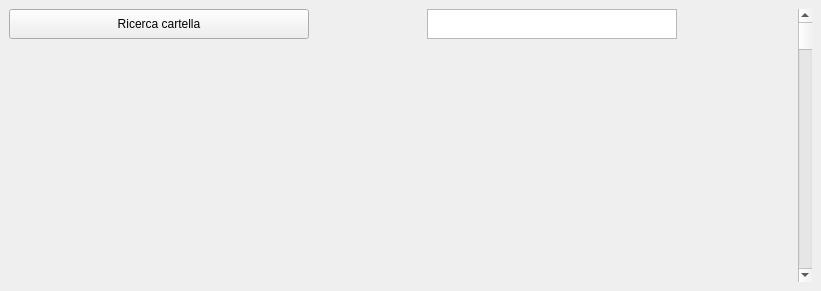
<?xml version="1.0" encoding="UTF-8"?>
<ui version="4.0">
 <class>MoverConfiguratorMain</class>
 <widget class="QMainWindow" name="MoverConfiguratorMain">
  <property name="enabled">
   <bool>true</bool>
  </property>
  <property name="geometry">
   <rect>
    <x>0</x>
    <y>0</y>
    <width>821</width>
    <height>291</height>
   </rect>
  </property>
  <property name="sizePolicy">
   <sizepolicy hsizetype="Expanding" vsizetype="Expanding">
    <horstretch>0</horstretch>
    <verstretch>0</verstretch>
   </sizepolicy>
  </property>
  <property name="minimumSize">
   <size>
    <width>300</width>
    <height>200</height>
   </size>
  </property>
  <property name="maximumSize">
   <size>
    <width>1920</width>
    <height>1080</height>
   </size>
  </property>
  <property name="windowTitle">
   <string>MoverConfigurator</string>
  </property>
  <property name="autoFillBackground">
   <bool>true</bool>
  </property>
  <property name="animated">
   <bool>true</bool>
  </property>
  <property name="documentMode">
   <bool>false</bool>
  </property>
  <property name="unifiedTitleAndToolBarOnMac">
   <bool>false</bool>
  </property>
  <widget class="QWidget" name="centralwidget">
   <property name="enabled">
    <bool>true</bool>
   </property>
   <property name="sizePolicy">
    <sizepolicy hsizetype="Fixed" vsizetype="Fixed">
     <horstretch>0</horstretch>
     <verstretch>0</verstretch>
    </sizepolicy>
   </property>
   <property name="minimumSize">
    <size>
     <width>0</width>
     <height>0</height>
    </size>
   </property>
   <property name="maximumSize">
    <size>
     <width>16777215</width>
     <height>16777215</height>
    </size>
   </property>
   <layout class="QGridLayout" name="gridLayout_2">
    <item row="3" column="0">
     <layout class="QHBoxLayout" name="horizontalLayout_3">
      <property name="spacing">
       <number>4</number>
      </property>
      <property name="sizeConstraint">
       <enum>QLayout::SetDefaultConstraint</enum>
      </property>
      <property name="bottomMargin">
       <number>0</number>
      </property>
      <item alignment="Qt::AlignTop">
       <widget class="QPushButton" name="findFolderButton">
        <property name="sizePolicy">
         <sizepolicy hsizetype="MinimumExpanding" vsizetype="Fixed">
          <horstretch>0</horstretch>
          <verstretch>0</verstretch>
         </sizepolicy>
        </property>
        <property name="minimumSize">
         <size>
          <width>0</width>
          <height>30</height>
         </size>
        </property>
        <property name="maximumSize">
         <size>
          <width>300</width>
          <height>30</height>
         </size>
        </property>
        <property name="text">
         <string>Ricerca cartella</string>
        </property>
       </widget>
      </item>
      <item alignment="Qt::AlignHCenter|Qt::AlignTop">
       <widget class="QTextEdit" name="textEdit">
        <property name="maximumSize">
         <size>
          <width>250</width>
          <height>30</height>
         </size>
        </property>
        <property name="layoutDirection">
         <enum>Qt::RightToLeft</enum>
        </property>
        <property name="documentTitle">
         <string>folderName</string>
        </property>
       </widget>
      </item>
     </layout>
    </item>
    <item row="4" column="0">
     <layout class="QFormLayout" name="formLayout"/>
    </item>
    <item row="3" column="1">
     <widget class="QScrollBar" name="verticalScrollBar">
      <property name="layoutDirection">
       <enum>Qt::RightToLeft</enum>
      </property>
      <property name="orientation">
       <enum>Qt::Vertical</enum>
      </property>
     </widget>
    </item>
   </layout>
  </widget>
 </widget>
 <resources/>
 <connections/>
</ui>
